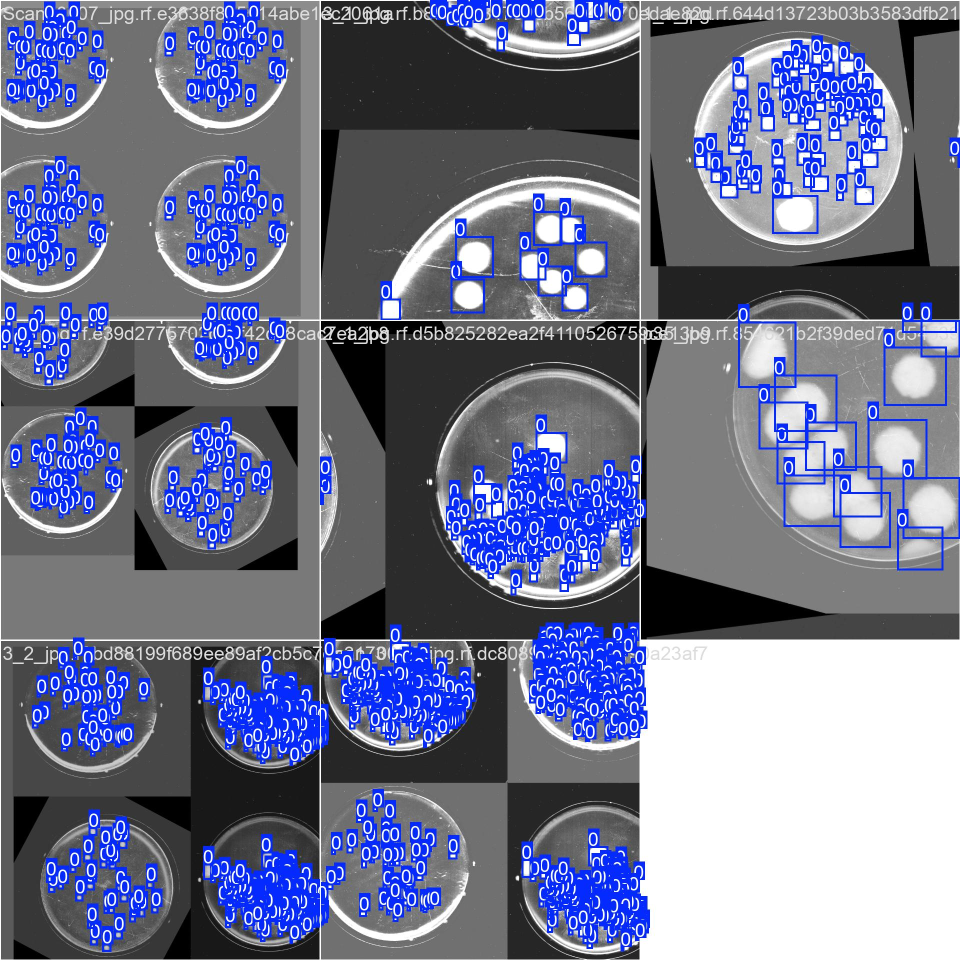
#> input picture yolo/yolo 26s/train_batch0.jpg, 1920 x 1920 px (shown at 1/2 size)
$ python -i colony_tool.py   (imports and definitions only)
#> lines starting #> are read from the running program, lines starting #| are printed output that depends on the picture; after the words box and inside, x2 and y2 are one past the last pixel; in counts of white or black regions, pixels touching at a corner belong together
import json
import math
import time
from dataclasses import dataclass, asdict
from typing import Dict, List, Tuple, Optional

import cv2
import numpy as np
import streamlit as st
from scipy.optimize import linear_sum_assignment

# -----------------------------
# Data structures
# -----------------------------
@dataclass
class Colony:
    colony_id: str
    centroid: Tuple[float, float]  # (x, y)
    area: float
    circularity: float
    bbox: Tuple[int, int, int, int]  # x, y, w, h

@dataclass
class LabeledColony:
    colony: Colony
    label: str

# -----------------------------
# Utility
# -----------------------------
def now_ms() -> int:
    return int(time.time() * 1000)

def make_id(prefix="c") -> str:
    return f"{prefix}_{now_ms()}_{np.random.randint(0, 1_000_000):06d}"

# [43 lines left out: functions to_gray, draw_overlay, detect_plate_roi, not called in this run]

def colony_mask(gray: np.ndarray, roi_circle: Optional[Tuple[int, int, int]] = None) -> np.ndarray:
    """
    Create a binary mask for bright colonies:
    - optional circular ROI mask
    - adaptive threshold + morphology
    """
    g = cv2.GaussianBlur(gray, (5, 5), 0)

    # normalize contrast a bit
    g = cv2.equalizeHist(g)

    # adaptive threshold works well for uneven illumination
    th = cv2.adaptiveThreshold(
        g, 255, cv2.ADAPTIVE_THRESH_GAUSSIAN_C, cv2.THRESH_BINARY,
        blockSize=41, C=-5
    )

    # remove small noise, fill holes
    kernel = cv2.getStructuringElement(cv2.MORPH_ELLIPSE, (5, 5))
    th = cv2.morphologyEx(th, cv2.MORPH_OPEN, kernel, iterations=1)
    th = cv2.morphologyEx(th, cv2.MORPH_CLOSE, kernel, iterations=2)

    if roi_circle is not None:
        cx, cy, r = roi_circle
        rr = int(r * 0.98)  # slightly smaller to avoid edge reflection ring
        roi = np.zeros_like(th)
        cv2.circle(roi, (cx, cy), rr, 255, -1)
        th = cv2.bitwise_and(th, roi)

    return th

# [214 lines left out: functions extract_colonies, find_clicked_colony, umeyama_similarity, apply_T, ransac_similarity, match_labels_by_hungarian and 2 more, not called in this run]

# -----------------------------
# Streamlit UI
# -----------------------------
# [2 lines not run here, left out]

# [1 line that did not run here, left out]

# [16 lines not run here, left out]

# state
if "cur_colonies" not in st.session_state:
    st.session_state.cur_colonies = []
if "cur_labels" not in st.session_state:
    st.session_state.cur_labels = {}  # colony_id -> label
if "cur_img_name" not in st.session_state:
    st.session_state.cur_img_name = "current"

# Load current image and detect colonies
cur_img = None
cur_gray = None
roi_circle = None

# [117 lines not run here, left out]

>>> import cv2
>>> picture = cv2.imread('yolo/yolo 26s/train_batch0.jpg', cv2.IMREAD_GRAYSCALE)
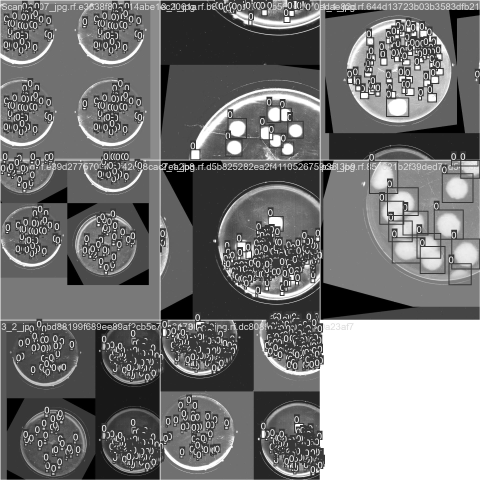
#> picture: shape (1920, 1920) (shown at 1/4 size); min 0, max 255, mean 119.1
>>> result = colony_mask(picture)
#> in colony_mask, `g = cv2.equalizeHist(g)`:
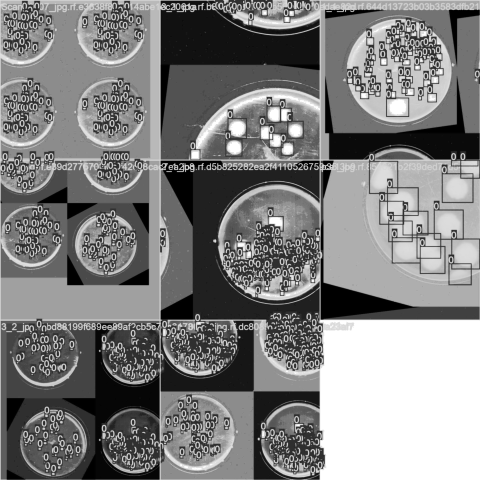
#> g: shape (1920, 1920) (shown at 1/4 size); min 0, max 255, mean 128.1
#> in colony_mask, `th = cv2.adaptiveThreshold( g, 255, cv2.ADAPTIVE_THRESH_GAUSSIAN_C, cv..`:
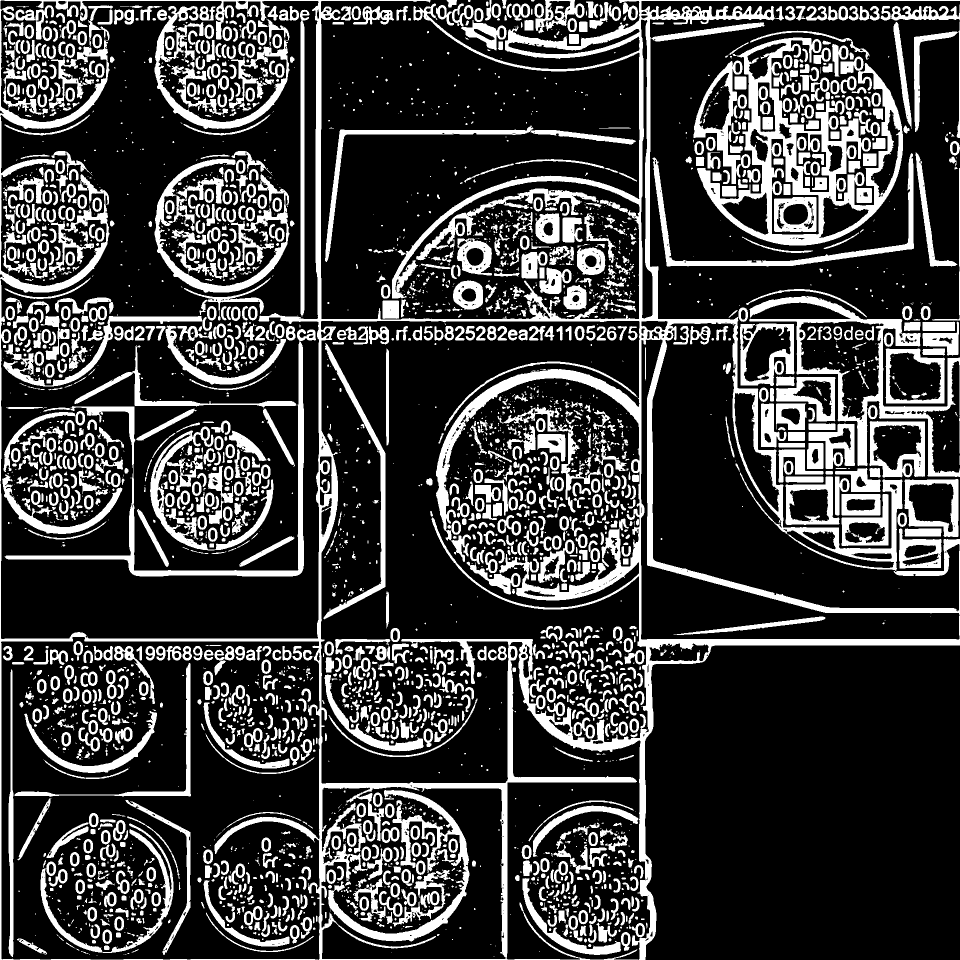
#> th: shape (1920, 1920) (shown at 1/2 size); 23.8% white; 3589 white regions (1721 under 20 px), largest, box (x1, y1, x2, y2) and area: (0, 0, 1920, 1920) 203346, (1394, 75, 1806, 491) 41752, (1498, 592, 1920, 954) 19073
#> in colony_mask, `th = cv2.morphologyEx(th, cv2.MORPH_CLOSE, kernel, iterations=2)`:
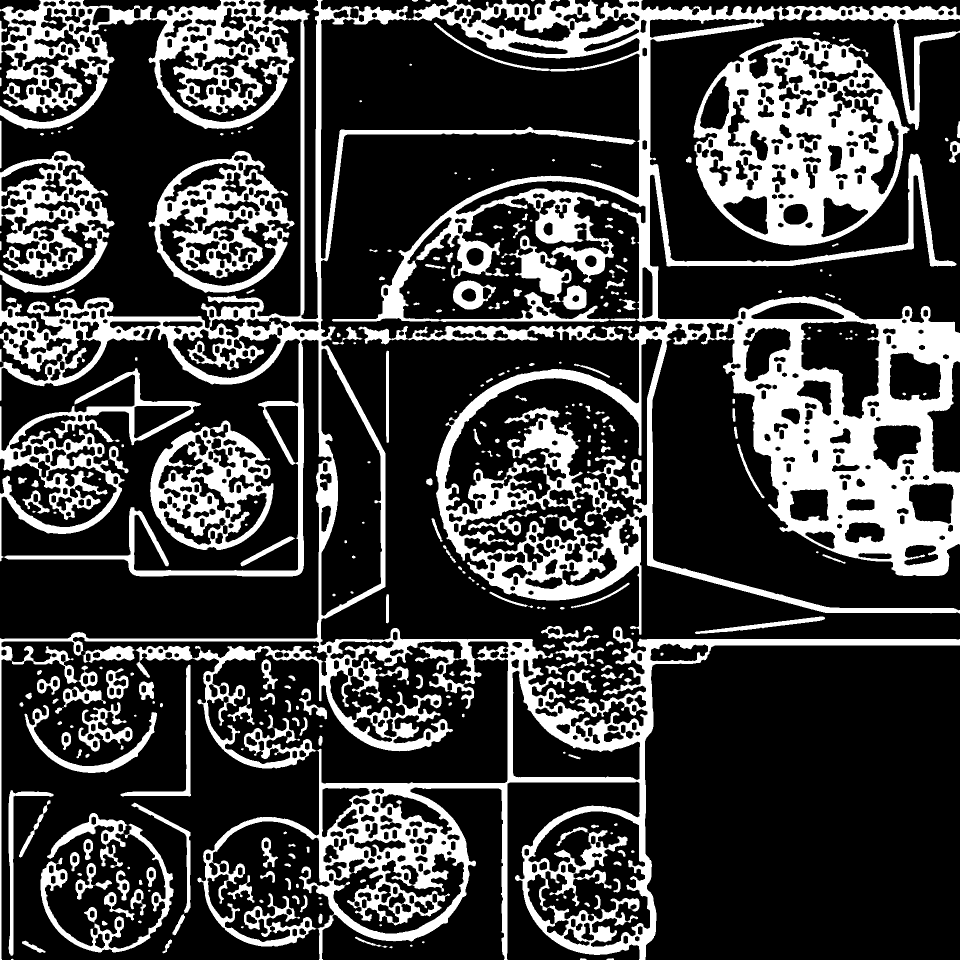
#> th: shape (1920, 1920) (shown at 1/2 size); 25.4% white; 374 white regions (99 under 20 px), largest, box (x1, y1, x2, y2) and area: (0, 0, 1920, 1920) 636694, (1387, 75, 1819, 491) 90657, (297, 302, 589, 586) 31208

$ run again, on yolo/yolo 26s/train_batch1.jpg
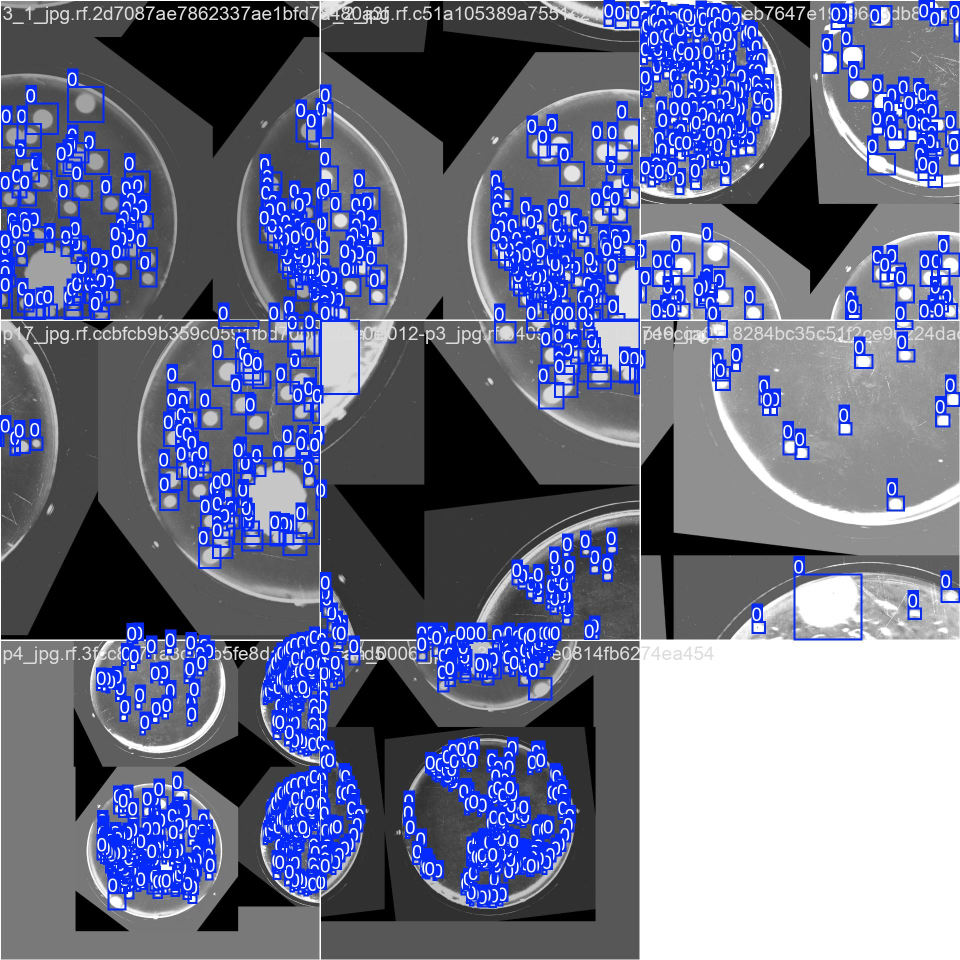
#> input picture yolo/yolo 26s/train_batch1.jpg, 1920 x 1920 px (shown at 1/2 size)
#> in colony_mask, `th = cv2.adaptiveThreshold( g, 255, cv2.ADAPTIVE_THRESH_GAUSSIAN_C, cv..`:
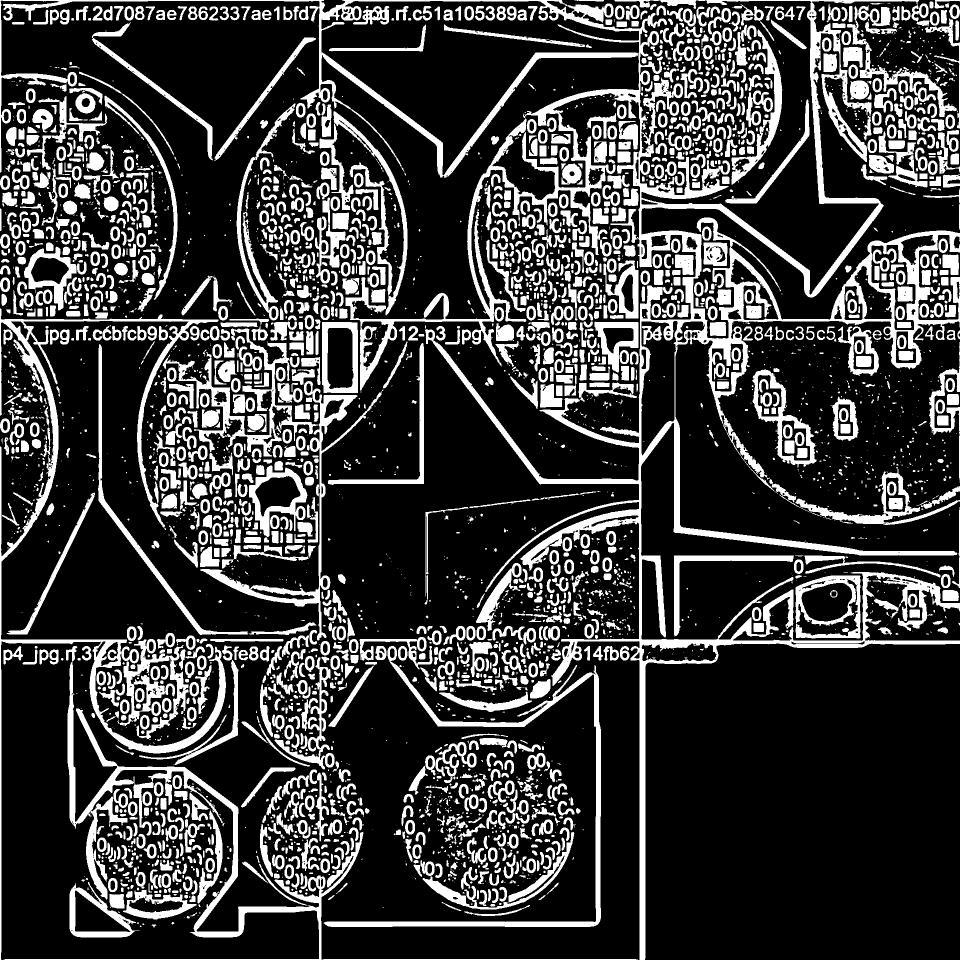
#> th: shape (1920, 1920) (shown at 1/2 size); 23.3% white; 3753 white regions (1692 under 20 px), largest, box (x1, y1, x2, y2) and area: (0, 0, 1920, 1920) 185992, (7, 1292, 1276, 1920) 29143, (0, 617, 452, 1920) 28750
#> in colony_mask, `th = cv2.morphologyEx(th, cv2.MORPH_CLOSE, kernel, iterations=2)`:
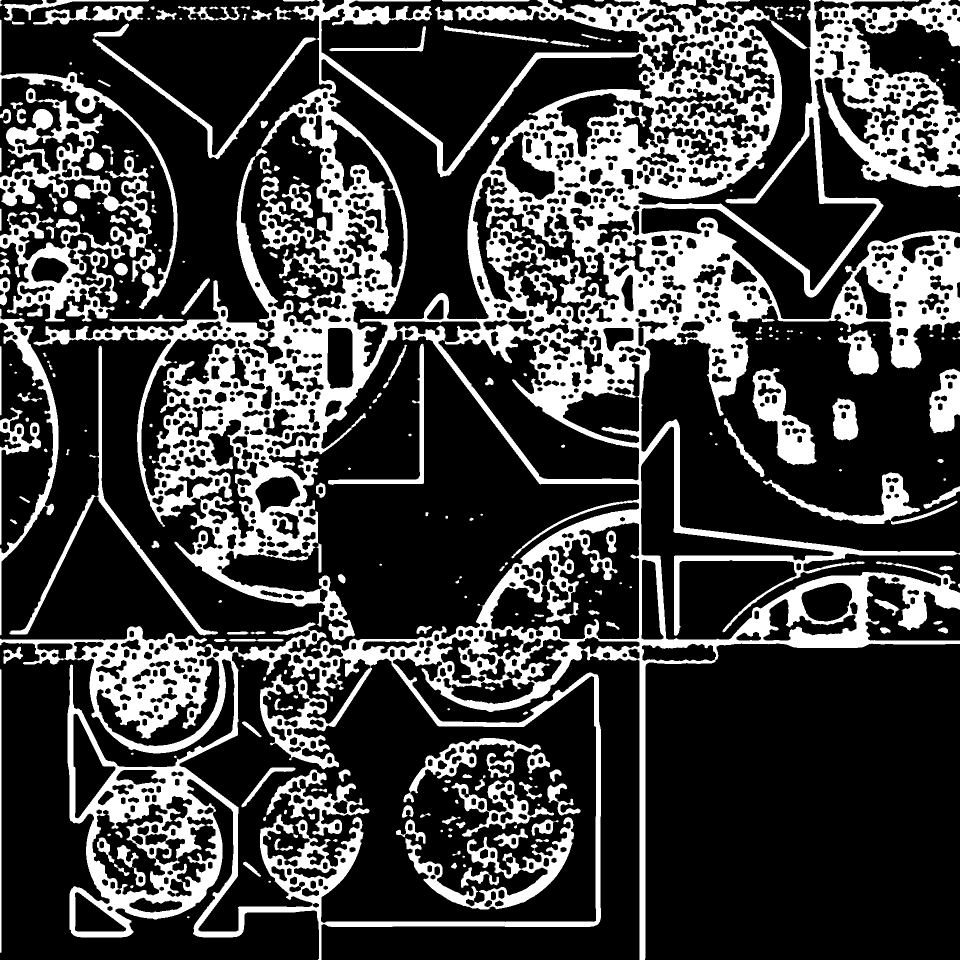
#> th: shape (1920, 1920) (shown at 1/2 size); 25.9% white; 314 white regions (79 under 20 px), largest, box (x1, y1, x2, y2) and area: (0, 0, 1920, 1920) 752774, (0, 176, 310, 643) 41790, (811, 1634, 1148, 1819) 13869

$ run again, on yolo/yolo 26s/train_batch2.jpg
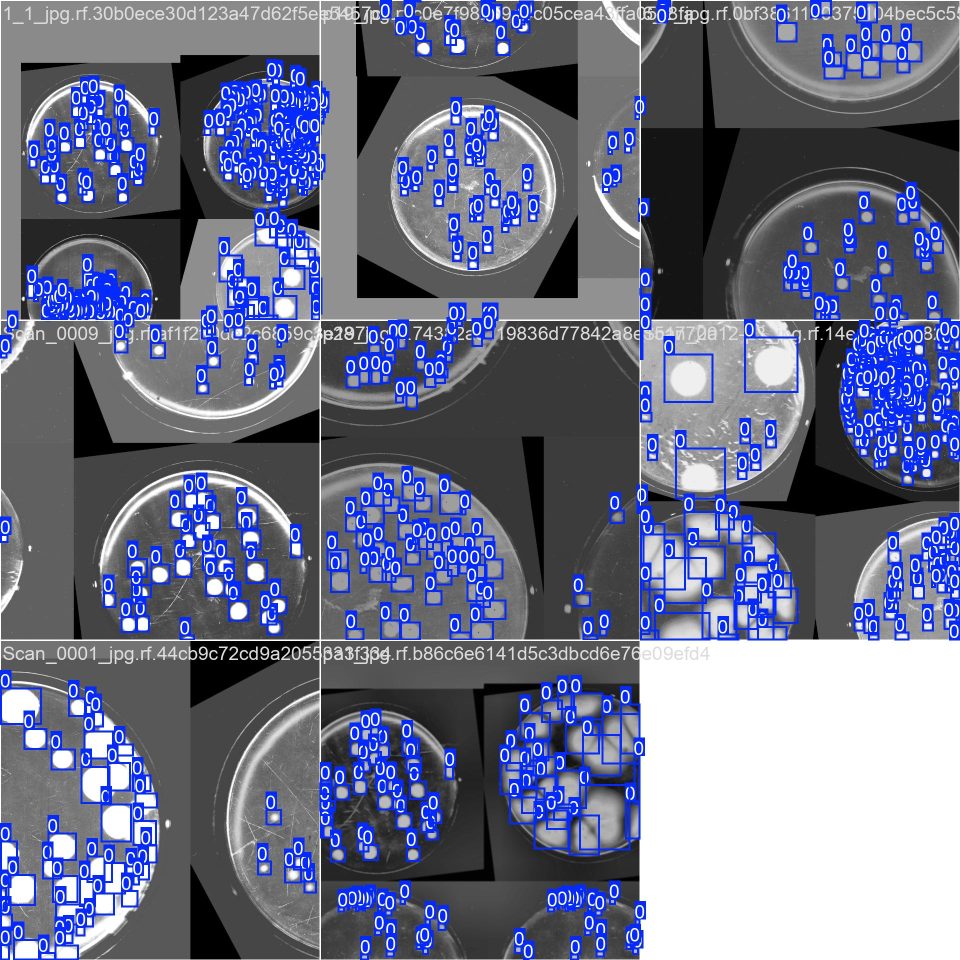
#> input picture yolo/yolo 26s/train_batch2.jpg, 1920 x 1920 px (shown at 1/2 size)
#> in colony_mask, `th = cv2.adaptiveThreshold( g, 255, cv2.ADAPTIVE_THRESH_GAUSSIAN_C, cv..`:
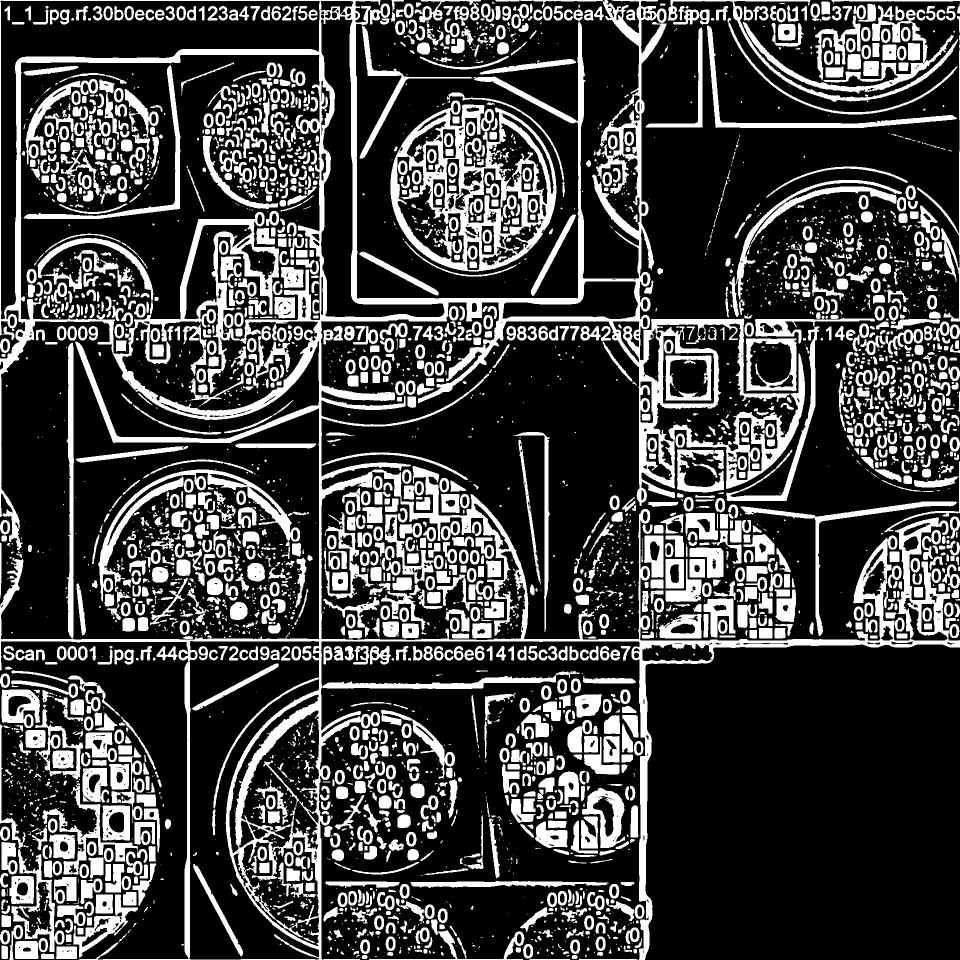
#> th: shape (1920, 1920) (shown at 1/2 size); 26% white; 3907 white regions (1821 under 20 px), largest, box (x1, y1, x2, y2) and area: (0, 0, 1920, 1920) 258193, (781, 201, 1113, 543) 34227, (196, 939, 600, 1203) 11844
#> in colony_mask, `th = cv2.morphologyEx(th, cv2.MORPH_CLOSE, kernel, iterations=2)`:
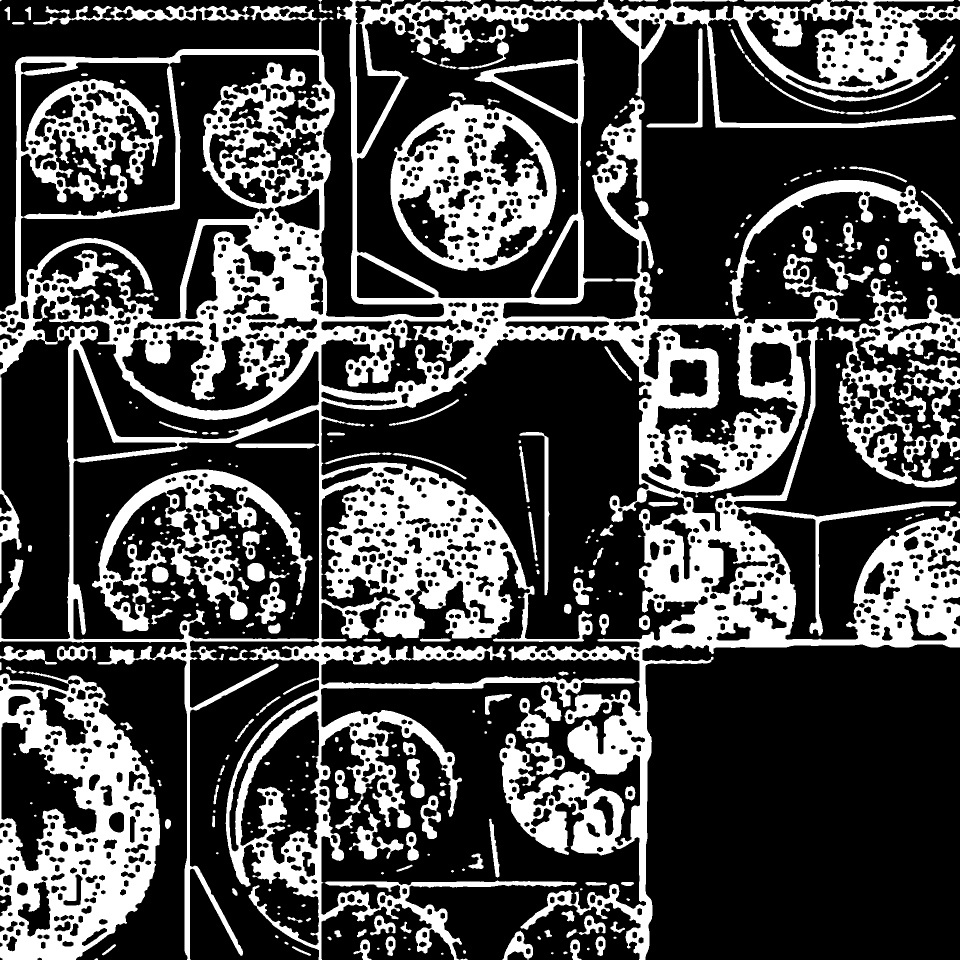
#> th: shape (1920, 1920) (shown at 1/2 size); 29.1% white; 376 white regions (91 under 20 px), largest, box (x1, y1, x2, y2) and area: (0, 0, 1920, 1920) 748695, (0, 1343, 320, 1920) 91832, (781, 200, 1113, 542) 56962
